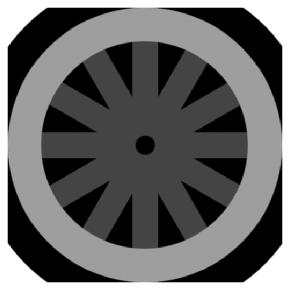
#> input picture sheet4/EdgeDetectors_Original.png, 290 x 290 px, found by its file name
$ python Edge_detection.py
#> lines starting #> are read from the running program, lines starting #| are printed output that depends on the picture
import cv2 as cv
import numpy as np
_2d_local_read_image = cv.imread(r'D:\3 faculty\second term\Image   Processing\ass\lab_ass\sheet4\EdgeDetectors_Original.png')
#> _2d_local_read_image is the input picture: shape (290, 290, 3); min 0, max 255, mean 102.3
r1, c1, ch1 = _2d_local_read_image.shape
#> r1 = 290; c1 = 290; ch1 = 3
_1d_list_local_new1 = np.zeros((r1, c1, 1), np.uint8)
_1d_list_local_new2 = np.zeros((r1, c1, 1), np.uint8)
_1d_list_local_new3 = np.zeros((r1, c1, 1), np.uint8)
_1d_list_local_new4 = np.zeros((r1, c1, 1), np.uint8)

_1d_list_local_filter1 =[[1,2,1],[0,0,0], [-1,-2,-1]]

_1d_list_local_filter2 =[[1,0,-1],[2,0,-2],[1,0,-1]]

_1d_list_local_filter3 =[[0,1,2],[-1,0,1],[-2,-1,0]]

_1d_list_local_filter4 =[[2,1,0],[1,0,-1],[0,-1,-2]]

_2d_local_read_image=cv.copyMakeBorder(_2d_local_read_image, 1, 1, 1,1, cv.BORDER_REFLECT)
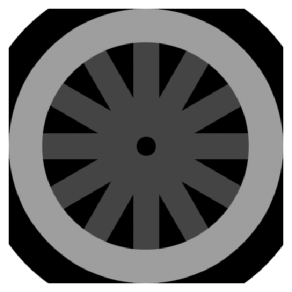
#> _2d_local_read_image: shape (292, 292, 3); min 0, max 255, mean 104.4
r,c,ch=_2d_local_read_image.shape
#> r = 292; c = 292; ch = 3

for chh in range(0, 1):
    for i in range(1, r - 1):
        for j in range(1, c - 1):
            _1d_list_local_temp = _2d_local_read_image[i - 1:i + 1 + 1, j - 1:j + 1 + 1, chh]
            _1d_list_local_result1 = np.multiply(_1d_list_local_temp, _1d_list_local_filter1)
            _1d_list_local_value1 = round(np.sum(_1d_list_local_result1))
            _1d_list_local_new1[i - 1, j - 1, chh] = _1d_list_local_value1


            _1d_list_local_result2 = np.multiply(_1d_list_local_temp, _1d_list_local_filter2)
            _1d_list_local_value2 = round(np.sum(_1d_list_local_result2))
            _1d_list_local_new2[i - 1, j - 1, chh] = _1d_list_local_value2


            _1d_list_local_result3 = np.multiply(_1d_list_local_temp, _1d_list_local_filter3)
            _1d_list_local_value3 = round(np.sum(_1d_list_local_result3))
            _1d_list_local_new3[i - 1, j - 1, chh] = _1d_list_local_value3


            _1d_list_local_result4 = np.multiply(_1d_list_local_temp, _1d_list_local_filter4)
            _1d_list_local_value4 = round(np.sum(_1d_list_local_result4))
            _1d_list_local_new4[i - 1, j - 1, chh] = _1d_list_local_value4
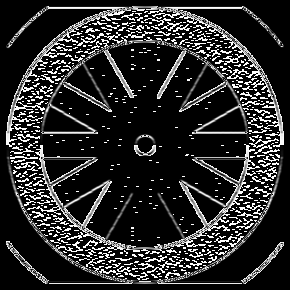
#> _1d_list_local_new1: shape (290, 290, 1); min 0, max 255, mean 43.9
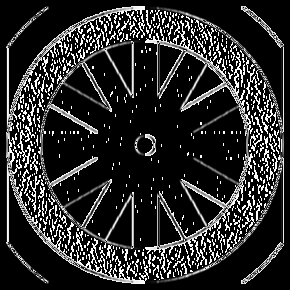
#> _1d_list_local_new2: shape (290, 290, 1); min 0, max 255, mean 43.9
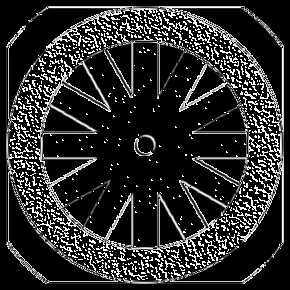
#> _1d_list_local_new3: shape (290, 290, 1); min 0, max 255, mean 43.8
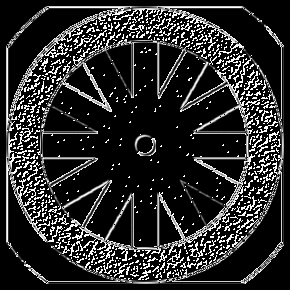
#> _1d_list_local_new4: shape (290, 290, 1); min 0, max 255, mean 44.2

for chh in range(0, 1):
    _int_local_min1=255
    _int_local_max1=0
    _int_local_min2=255
    _int_local_max2=0
    _int_local_min3=255
    _int_local_max3=0
    _int_local_min4=255
    _int_local_max4=0
    for row in range(0, r1):
            for column in range(0, c1):
                if _1d_list_local_new1[row ,column ,chh] <_int_local_min1 :
                    _int_local_min1=_1d_list_local_new1[row ,column ,chh]
                if _1d_list_local_new1[row,column,chh] >_int_local_max1 :
                    _int_local_max1=_1d_list_local_new1[row,column,chh]


                if _1d_list_local_new2[row ,column ,chh] <_int_local_min2 :
                    _int_local_min2=_1d_list_local_new2[row ,column ,chh]
                if _1d_list_local_new2[row,column,chh] >_int_local_max2 :
                    _int_local_max2=_1d_list_local_new2[row,column,chh]


                if _1d_list_local_new3[row ,column ,chh] <_int_local_min3 :
                    _int_local_min3=_1d_list_local_new3[row ,column ,chh]
                if _1d_list_local_new3[row,column,chh] >_int_local_max3 :
                    _int_local_max3=_1d_list_local_new3[row,column,chh]


                if _1d_list_local_new4[row ,column ,chh] <_int_local_min4 :
                    _int_local_min4=_1d_list_local_new4[row ,column ,chh]
                if _1d_list_local_new4[row,column,chh] >_int_local_max4 :
                    _int_local_max4=_1d_list_local_new4[row,column,chh]

    for row in range(0, r1):
            for column in range(0, c1):
                _1d_list_local_new1[row,column,chh] = (_1d_list_local_new1[row ,column  ,chh] - _int_local_min1)/(_int_local_max1 - _int_local_min1) * (255 - 0) + 0


                _1d_list_local_new2[row,column,chh] = (_1d_list_local_new2[row ,column  ,chh] - _int_local_min2)/(_int_local_max2 - _int_local_min2) * (255 - 0) + 0


                _1d_list_local_new3[row,column,chh] = (_1d_list_local_new3[row ,column  ,chh] - _int_local_min3)/(_int_local_max3 - _int_local_min3) * (255 - 0) + 0


                _1d_list_local_new4[row,column,chh] = (_1d_list_local_new4[row ,column  ,chh] - _int_local_min4)/(_int_local_max4 - _int_local_min4) * (255 - 0) + 0


cv.imshow("old image ", _2d_local_read_image)
cv.imshow('new image 1', _1d_list_local_new1)
cv.imshow('new image 2', _1d_list_local_new2)
cv.imshow('new image 3', _1d_list_local_new3)
cv.imshow('new image 4', _1d_list_local_new4)


cv.waitKey(0)
